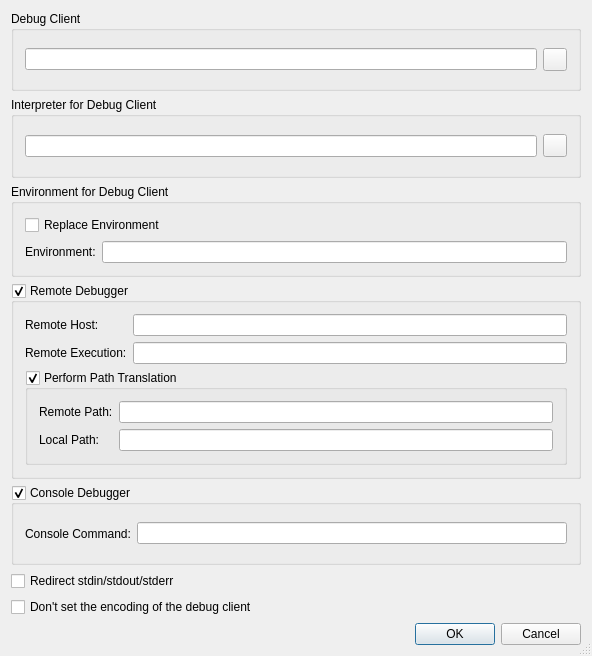
<?xml version="1.0" encoding="UTF-8"?>
<ui version="4.0">
 <class>DebuggerPropertiesDialog</class>
 <widget class="QDialog" name="DebuggerPropertiesDialog">
  <property name="geometry">
   <rect>
    <x>0</x>
    <y>0</y>
    <width>592</width>
    <height>656</height>
   </rect>
  </property>
  <property name="windowTitle">
   <string>Debugger Properties</string>
  </property>
  <property name="sizeGripEnabled">
   <bool>true</bool>
  </property>
  <layout class="QVBoxLayout" name="_2">
   <item>
    <widget class="QGroupBox" name="groupBox">
     <property name="title">
      <string>Debug Client</string>
     </property>
     <layout class="QHBoxLayout" name="_4">
      <item>
       <widget class="QLineEdit" name="debugClientEdit">
        <property name="toolTip">
         <string>Enter the path of the Debug Client to be used.  Leave empty to use the default.</string>
        </property>
       </widget>
      </item>
      <item>
       <widget class="QToolButton" name="debugClientButton">
        <property name="toolTip">
         <string>Press to select the Debug Client via a file selection dialog</string>
        </property>
       </widget>
      </item>
     </layout>
    </widget>
   </item>
   <item>
    <widget class="QGroupBox" name="groupBox_2">
     <property name="title">
      <string>Interpreter for Debug Client</string>
     </property>
     <layout class="QHBoxLayout" name="_5">
      <item>
       <widget class="QLineEdit" name="interpreterEdit">
        <property name="toolTip">
         <string>Enter the path of the interpreter to be used by the debug client.</string>
        </property>
       </widget>
      </item>
      <item>
       <widget class="QToolButton" name="interpreterButton">
        <property name="toolTip">
         <string>Press to select the interpreter via a file selection dialog</string>
        </property>
       </widget>
      </item>
     </layout>
    </widget>
   </item>
   <item>
    <widget class="QGroupBox" name="groupBox_3">
     <property name="title">
      <string>Environment for Debug Client</string>
     </property>
     <layout class="QGridLayout" name="_6">
      <item row="0" column="0" colspan="2">
       <widget class="QCheckBox" name="debugEnvironmentOverrideCheckBox">
        <property name="toolTip">
         <string>Select, if the environment of the debug client should be replaced</string>
        </property>
        <property name="text">
         <string>Replace Environment</string>
        </property>
       </widget>
      </item>
      <item row="1" column="1">
       <widget class="QLineEdit" name="debugEnvironmentEdit">
        <property name="toolTip">
         <string>Enter the environment variables to be set.</string>
        </property>
        <property name="whatsThis">
         <string>&lt;b&gt;Environment&lt;/b&gt;
&lt;p&gt;Enter the environment variables to be set for the debugger. The individual settings must be separate by whitespace and be given in the form 'var=value'.&lt;/p&gt;
&lt;p&gt;Example: var1=1 var2=&quot;hello world&quot;&lt;/p&gt;</string>
        </property>
       </widget>
      </item>
      <item row="1" column="0">
       <widget class="QLabel" name="textLabel1_16">
        <property name="text">
         <string>Environment:</string>
        </property>
       </widget>
      </item>
     </layout>
    </widget>
   </item>
   <item>
    <widget class="QGroupBox" name="remoteDebuggerGroup">
     <property name="toolTip">
      <string>Select, if the debugger should be run remotely</string>
     </property>
     <property name="title">
      <string>Remote Debugger</string>
     </property>
     <property name="checkable">
      <bool>true</bool>
     </property>
     <layout class="QGridLayout" name="_7">
      <item row="2" column="0" colspan="2">
       <widget class="QGroupBox" name="pathTranslationGroup">
        <property name="toolTip">
         <string>Select, if path translation for remote debugging should be done</string>
        </property>
        <property name="title">
         <string>Perform Path Translation</string>
        </property>
        <property name="checkable">
         <bool>true</bool>
        </property>
        <layout class="QGridLayout">
         <item row="1" column="0">
          <widget class="QLabel" name="textLabel2_9">
           <property name="text">
            <string>Local Path:</string>
           </property>
          </widget>
         </item>
         <item row="1" column="1">
          <widget class="QLineEdit" name="translationLocalEdit">
           <property name="toolTip">
            <string>Enter the local path</string>
           </property>
          </widget>
         </item>
         <item row="0" column="1">
          <widget class="QLineEdit" name="translationRemoteEdit">
           <property name="toolTip">
            <string>Enter the remote path</string>
           </property>
          </widget>
         </item>
         <item row="0" column="0">
          <widget class="QLabel" name="textLabel1_18">
           <property name="text">
            <string>Remote Path:</string>
           </property>
          </widget>
         </item>
        </layout>
       </widget>
      </item>
      <item row="0" column="0">
       <widget class="QLabel" name="hostLabel">
        <property name="text">
         <string>Remote Host:</string>
        </property>
       </widget>
      </item>
      <item row="1" column="1">
       <widget class="QLineEdit" name="remoteCommandEdit">
        <property name="toolTip">
         <string>Enter the remote execution command.</string>
        </property>
        <property name="whatsThis">
         <string>&lt;b&gt;Remote Execution&lt;/b&gt;
&lt;p&gt;Enter the remote execution command (e.g. ssh). This command is used to log into the remote host and execute the remote debugger.&lt;/p&gt;</string>
        </property>
       </widget>
      </item>
      <item row="1" column="0">
       <widget class="QLabel" name="execLabel">
        <property name="text">
         <string>Remote Execution:</string>
        </property>
       </widget>
      </item>
      <item row="0" column="1">
       <widget class="QLineEdit" name="remoteHostEdit">
        <property name="toolTip">
         <string>Enter the hostname of the remote machine.</string>
        </property>
        <property name="whatsThis">
         <string>&lt;b&gt;Remote Host&lt;/b&gt;
&lt;p&gt;Enter the hostname of the remote machine.&lt;/p&gt;</string>
        </property>
       </widget>
      </item>
     </layout>
    </widget>
   </item>
   <item>
    <widget class="QGroupBox" name="consoleDebuggerGroup">
     <property name="toolTip">
      <string>Select, if the debugger should be executed in a console window</string>
     </property>
     <property name="title">
      <string>Console Debugger</string>
     </property>
     <property name="checkable">
      <bool>true</bool>
     </property>
     <layout class="QHBoxLayout" name="_3">
      <item>
       <widget class="QLabel" name="textLabel1_17">
        <property name="text">
         <string>Console Command:</string>
        </property>
       </widget>
      </item>
      <item>
       <widget class="QLineEdit" name="consoleCommandEdit">
        <property name="toolTip">
         <string>Enter the console command (e.g. xterm -e)</string>
        </property>
        <property name="whatsThis">
         <string>&lt;b&gt;Console Command&lt;/b&gt;
&lt;p&gt;Enter the console command (e.g. xterm -e). This command is used to open a command window for the debugger.&lt;/p&gt;</string>
        </property>
       </widget>
      </item>
     </layout>
    </widget>
   </item>
   <item>
    <widget class="QCheckBox" name="redirectCheckBox">
     <property name="toolTip">
      <string>Select to redirect stdin, stdout and stderr of the program being debugged to the eric6 IDE</string>
     </property>
     <property name="text">
      <string>Redirect stdin/stdout/stderr</string>
     </property>
    </widget>
   </item>
   <item>
    <widget class="QCheckBox" name="noEncodingCheckBox">
     <property name="toolTip">
      <string>Select to not set the debug client encoding</string>
     </property>
     <property name="text">
      <string>Don't set the encoding of the debug client</string>
     </property>
    </widget>
   </item>
   <item>
    <widget class="QDialogButtonBox" name="buttonBox">
     <property name="orientation">
      <enum>Qt::Horizontal</enum>
     </property>
     <property name="standardButtons">
      <set>QDialogButtonBox::Cancel|QDialogButtonBox::Ok</set>
     </property>
    </widget>
   </item>
  </layout>
 </widget>
 <layoutdefault spacing="6" margin="11"/>
 <pixmapfunction>qPixmapFromMimeSource</pixmapfunction>
 <tabstops>
  <tabstop>debugClientEdit</tabstop>
  <tabstop>debugClientButton</tabstop>
  <tabstop>interpreterEdit</tabstop>
  <tabstop>interpreterButton</tabstop>
  <tabstop>debugEnvironmentOverrideCheckBox</tabstop>
  <tabstop>debugEnvironmentEdit</tabstop>
  <tabstop>remoteDebuggerGroup</tabstop>
  <tabstop>remoteHostEdit</tabstop>
  <tabstop>remoteCommandEdit</tabstop>
  <tabstop>pathTranslationGroup</tabstop>
  <tabstop>translationRemoteEdit</tabstop>
  <tabstop>translationLocalEdit</tabstop>
  <tabstop>consoleDebuggerGroup</tabstop>
  <tabstop>consoleCommandEdit</tabstop>
  <tabstop>redirectCheckBox</tabstop>
 </tabstops>
 <resources/>
 <connections>
  <connection>
   <sender>buttonBox</sender>
   <signal>accepted()</signal>
   <receiver>DebuggerPropertiesDialog</receiver>
   <slot>accept()</slot>
   <hints>
    <hint type="sourcelabel">
     <x>84</x>
     <y>493</y>
    </hint>
    <hint type="destinationlabel">
     <x>84</x>
     <y>510</y>
    </hint>
   </hints>
  </connection>
  <connection>
   <sender>buttonBox</sender>
   <signal>rejected()</signal>
   <receiver>DebuggerPropertiesDialog</receiver>
   <slot>reject()</slot>
   <hints>
    <hint type="sourcelabel">
     <x>212</x>
     <y>494</y>
    </hint>
    <hint type="destinationlabel">
     <x>212</x>
     <y>508</y>
    </hint>
   </hints>
  </connection>
 </connections>
</ui>
